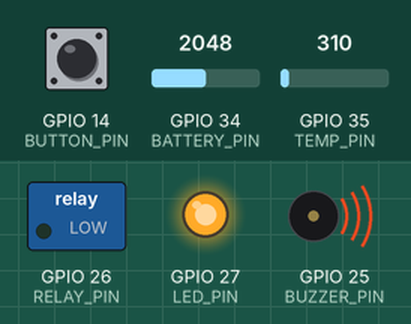
This sketch was run on a simulated ESP32. Shown: switched loads named in the sketch (green lamp = pin HIGH), output pins drawn as LEDs (lit = HIGH), buzzer (waves = sounding, pin HIGH). Inputs (shaded band) come from the test bench; at power-on: GPIO 14 (BUTTON_PIN) HIGH, GPIO 34 (BATTERY_PIN) = 2048, GPIO 35 (TEMP_PIN) = 310. What the sketch prints to the serial monitor is not drawn.

Above: at 1.8 s.
1.9 s: GPIO 14 (BUTTON_PIN) pulled LOW for 1.2 s
Timing chart, 0 to 4.9 s (numbered marks = the images above; inputs shaded):
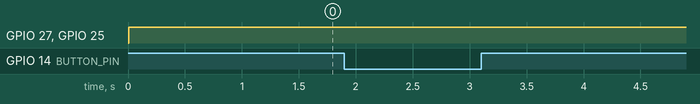

The sketch:

sketch.ino
```cpp
#define BATTERY_PIN 34
#define TEMP_PIN 35
#define RELAY_PIN 26
#define LED_PIN 27
#define BUZZER_PIN 25
#define BUTTON_PIN 14
void setup() {
  Serial.begin(115200);
  pinMode(RELAY_PIN, OUTPUT);
  pinMode(LED_PIN, OUTPUT);
  pinMode(BUZZER_PIN, OUTPUT);
  pinMode(BUTTON_PIN, INPUT_PULLUP);
  digitalWrite(RELAY_PIN, LOW);
  digitalWrite(LED_PIN, LOW);
  digitalWrite(BUZZER_PIN, LOW);
  Serial.println("Battery Health System Test Started");
}
void loop() {
  int tempADC = analogRead(TEMP_PIN);
  Serial.print("Temperature NTC ADC: ");
  Serial.println(tempADC);
  int batteryADC = analogRead(BATTERY_PIN);
  float batteryPercent = (batteryADC / 4095.0) * 100.0;
  Serial.print("Battery Level: ");
  Serial.print(batteryPercent);
  Serial.println("%");
  if (digitalRead(BUTTON_PIN) == LOW) {
    Serial.println("Charging Button: PRESSED");
  } else {
    Serial.println("Charging Button: NOT PRESSED");
  }
  if (tempADC < 1500) {
    digitalWrite(LED_PIN, HIGH);
    digitalWrite(BUZZER_PIN, HIGH);
    digitalWrite(RELAY_PIN, LOW);
    Serial.println("⚠ HIGH TEMPERATURE ALERT!");
  }
  else {
    digitalWrite(LED_PIN, LOW);
    digitalWrite(BUZZER_PIN, LOW);
    digitalWrite(RELAY_PIN, HIGH);
    Serial.println("Temperature Normal");
  }
  Serial.println("-------------------------");
  delay(1000);
}
```

Measured:
- after the input at 1.9 s, every drawn part: stays the same
